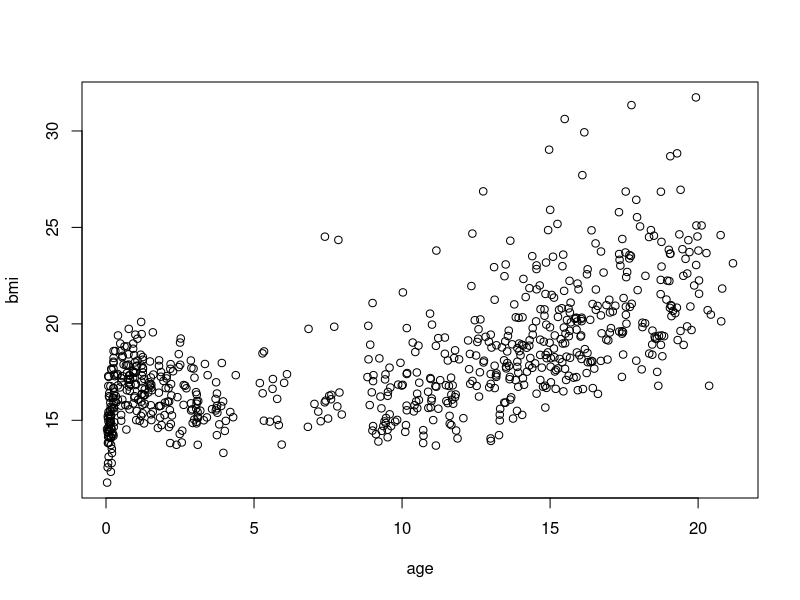
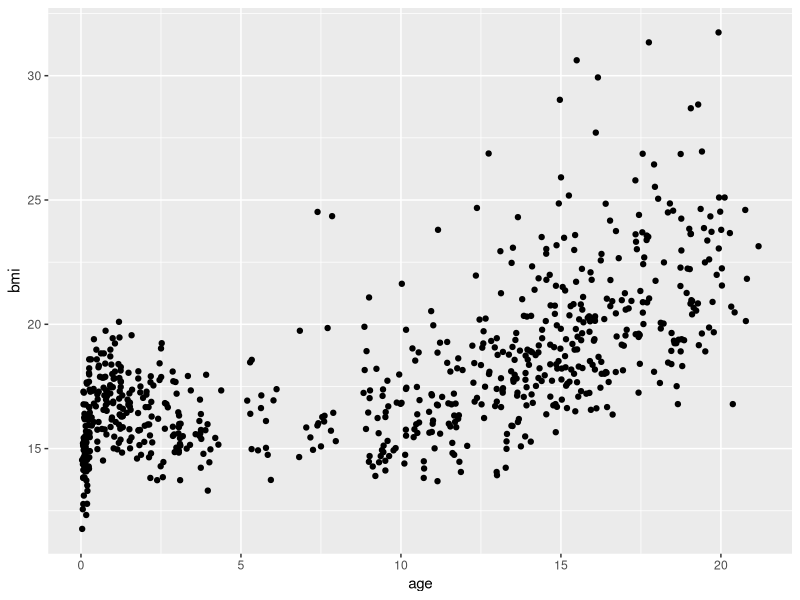
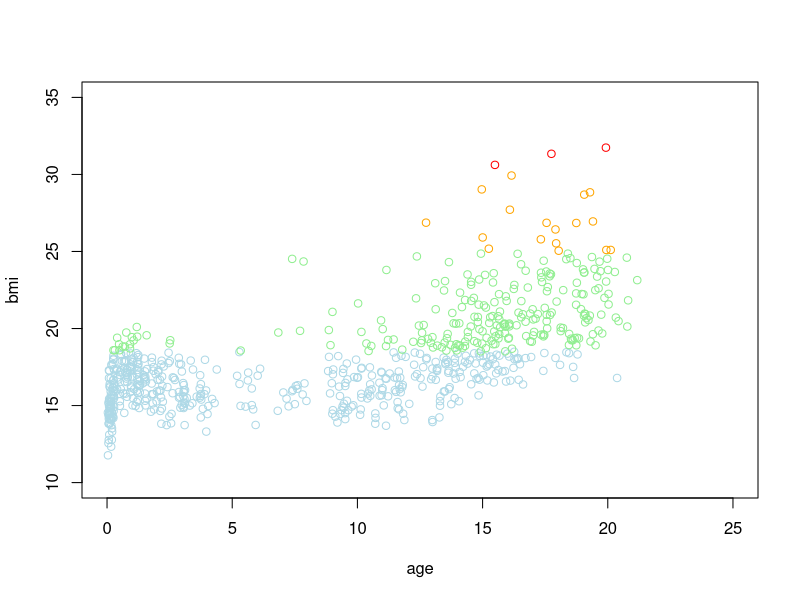
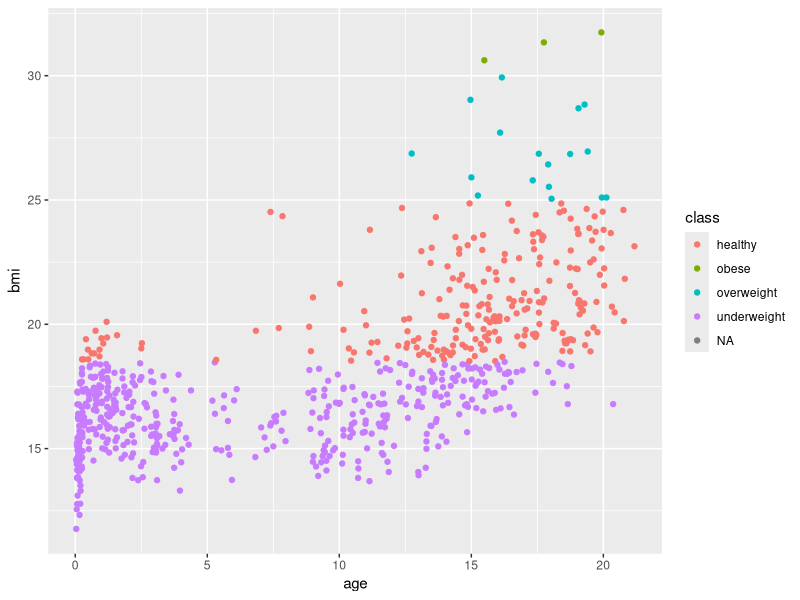
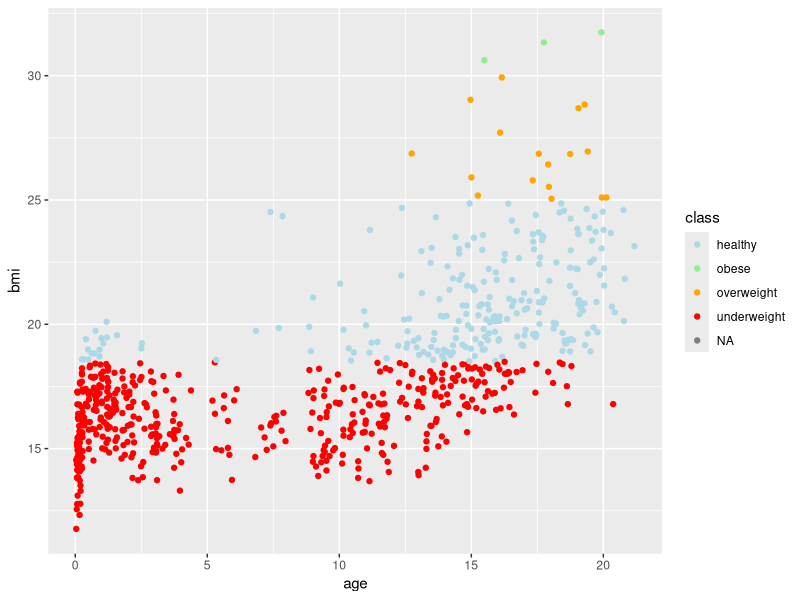
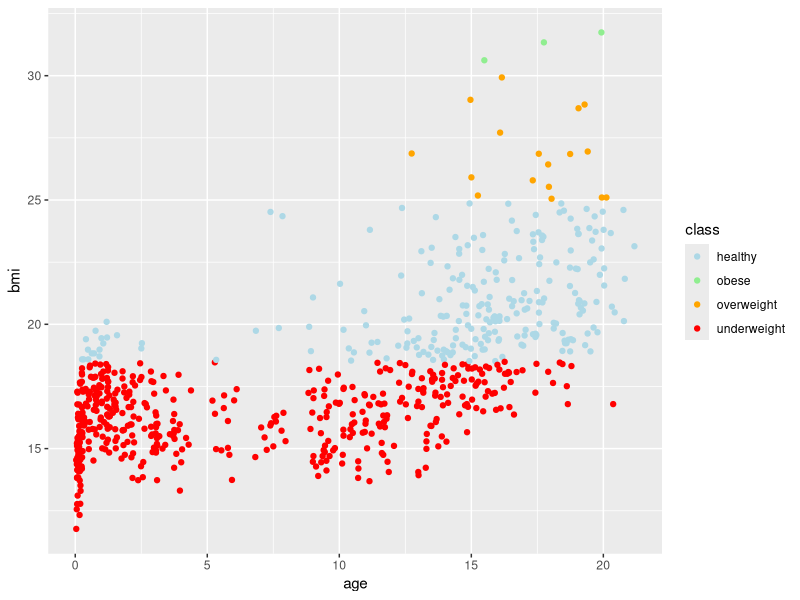
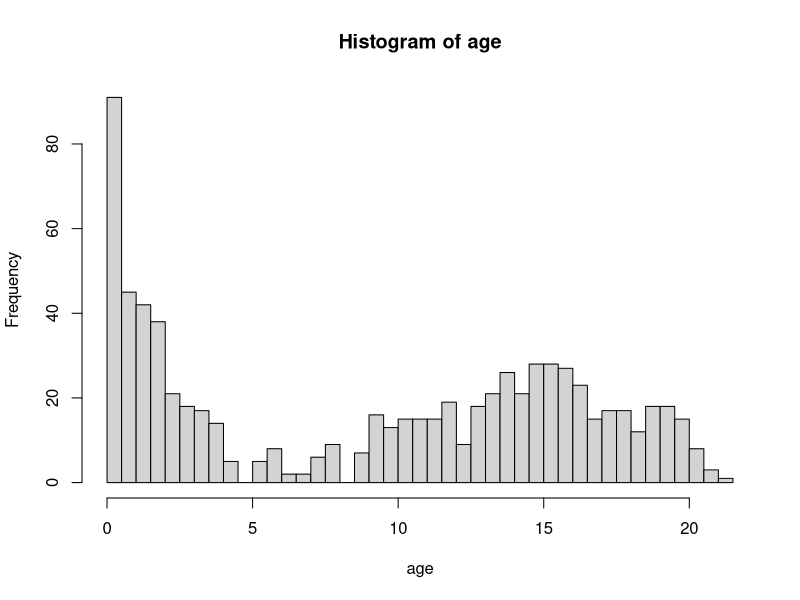
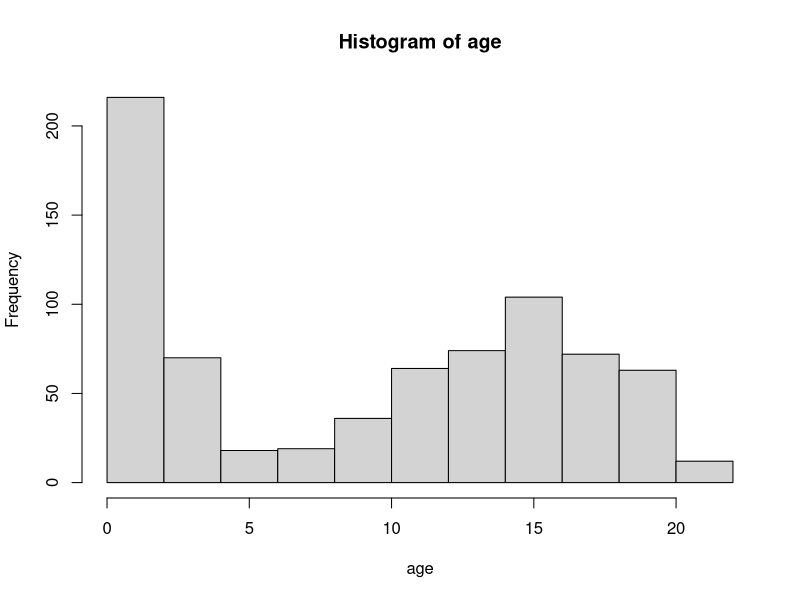

Here is the R script that generated these plots, in order:
## ---- chunk 1
printAnswers <- TRUE

## ---- chunk 2
library(dplyr)
library(magrittr)
library(mice)
library(ggplot2)
## ---- chunk 3
set.seed(123)
## ---- chunk 4
mice::boys %$% plot(bmi ~ age)
## ---- chunk 5
mice::boys %>% 
  ggplot(aes(age, bmi)) +
  geom_point()
## ---- chunk 6
boys2 <- boys %>% 
  mutate(class = case_when(
    bmi < 18.5 ~ "underweight",
    bmi >= 18.5 & bmi < 25 ~ "healthy",
    bmi >= 25 & bmi < 30 ~ "overweight",
    bmi >= 30 ~ "obese"
  ))
glimpse(boys2) # see that class has been added
boys2$class %>% table(useNA = "always") # see the distribution of the new class variable
## ---- chunk 7
plot(bmi ~ age, subset = class == "underweight", col = "lightblue", data = boys2, 
     ylim = c(10, 35), xlim = c(0, 25))
points(bmi ~ age, subset = class == "healthy", col = "lightgreen", data = boys2)
points(bmi ~ age, subset = class == "overweight", col = "orange", data = boys2)
points(bmi ~ age, subset = class == "obese", col = "red", data = boys2)
## ---- chunk 8
boys2 %>%
  ggplot() +
  geom_point(aes(age, bmi, col = class))
## ---- chunk 9
boys2 %>%
  ggplot() +
  geom_point(aes(age, bmi, col = class)) +
  scale_color_manual(values = c("lightblue", "lightgreen", "orange", "red"))
## ---- chunk 10
boys2 %>% 
  filter(!is.na(class)) %>%
  ggplot() +
  geom_point(aes(age, bmi, col = class)) +
  scale_color_manual(values = c("lightblue", "lightgreen", "orange", "red"))
## ---- chunk 11
boys %$%
  hist(age, breaks = 50)
## ---- chunk 12
boys %$%
  hist(age)
## ---- chunk 13
hist(boys$age, breaks = 50)
## ---- chunk 14
boys %>%
  ggplot() + 
  geom_histogram(aes(age), binwidth = .4)
## ---- chunk 15
boys %$%
  table(reg) %>%
  barplot()
## ---- chunk 16
boys %>%
  ggplot() + 
  geom_bar(aes(reg))
## ---- chunk 17
boys %$%
  boxplot(hgt ~ reg)
## ---- chunk 18
boys %>%
  ggplot(aes(reg, hgt)) +
  geom_boxplot()

# This does not work!
#boys %$%
#  ggplot(aes(reg, hgt)) +
#  geom_boxplot()
## ---- chunk 19
d1 <- boys %>%
  subset(reg == "city") %$%
  density(age)
d2 <- boys %>%
  subset(reg != "city") %$% 
  density(age)

plot(d1, col = "red", ylim = c(0, .08)) 
lines(d2, col = "blue") 

## ---- chunk 20
plot(density(boys$age[!is.na(boys$reg) & boys$reg == "city"]), 
     col = "red", 
     ylim = c(0, .08))
lines(density(boys$age[!is.na(boys$reg) & boys$reg != "city"]), 
      col = "blue")
## ---- chunk 21
boys %>%
  mutate(area = ifelse(reg == "city", "city", "rural")) %>%
  filter(!is.na(area)) %>%
  ggplot(aes(age, fill = area)) +
  geom_density(alpha = .3) # some transparency
